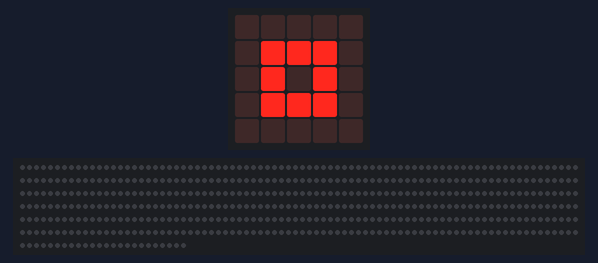
Simulated run of this program. Board: BBC micro:bit (MakeCode). Shown: the board's 5×5 LED display, 504 RGB LEDs in strip order, left to right, continuing on the next row. Dim RGB values are drawn brighter than linear; random numbers come from a fixed seed.

Above: at 0.1 s.
At 3.15 s:
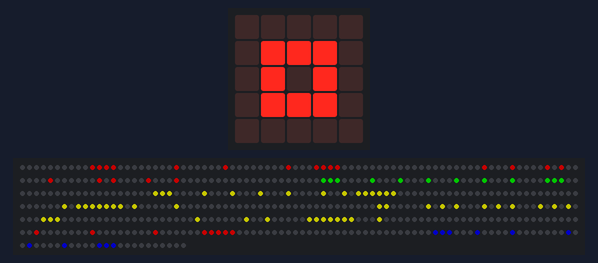
At 5.72 s:
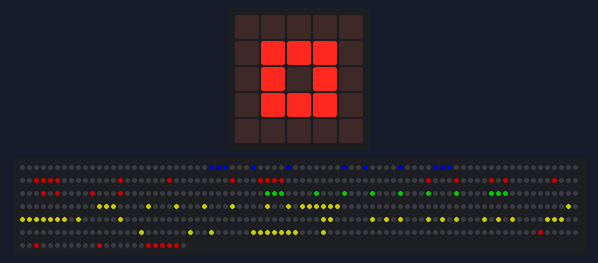
At 11.14 s:
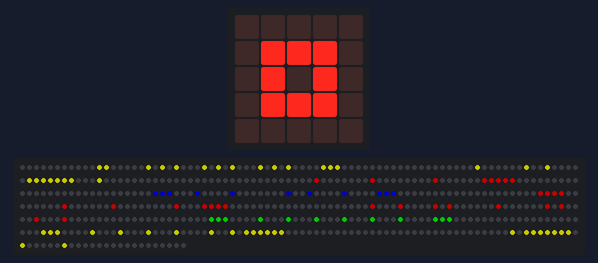
At 16.56 s:
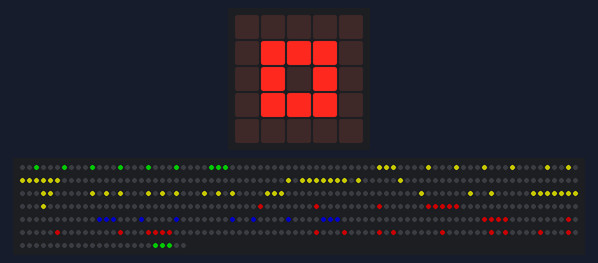
At 21.98 s:
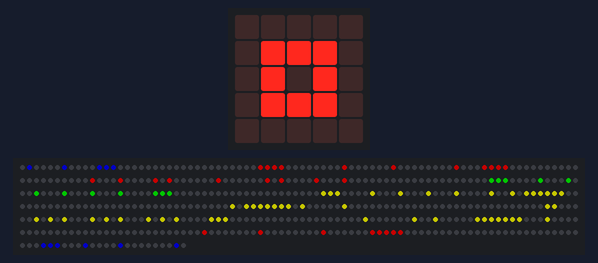

The program:

main.ts
```typescript
function neop_schreibe_zch(zch_str: string = "A", color: number) {
    let zeichen_matrix2: Array<number> = []

    let mx2 = arr_tech_matrix[0];
    let my2 = zch_str.length;
    // arr_tech_matrix[1] = my2 * 7;

    // strip.showRainbow(1, 360)

    let myColor: number = color;
    let is_type2 = 0; //buchstabe

    let zch_len2 = zch_str.length
    if (zch_len2 > 1) {
        is_type2 = 1; // wort
        let arr_split2 = zch_str.split(",")
        if (arr_split2.length > 2) {
            is_type2 = 2; //array
            zeichen_matrix2 = arr_split2.map(wert => parseInt(wert));
            zch_len2 = 1;
        }
    }

    strip.clear()
    strip.show()
    let mycolor = randColor();

    for (let o = 0; o < zch_len2; o++) {
        myColor = randColor();
        let zch2: string;
        if (is_type2 < 2) { //no array
            zch2 = zch_str[o]
            if (zch2 == " ") {
                myColor = randColor();
            }
            let found2 = bst_reihe.indexOf(zch2);
            if (found2 == -1) {
                found2 = 0;
            }
            zeichen_matrix2 = arr_zeichen[found2];
        }
        // strip.clear()
        // strip.show()


        // basic.showString(zch2)
        zeichen_matrix2.forEach(function (zahl, zeile) {
            for (let bit2 = 0; bit2 < mx2; bit2++) {
                // let z = zeile, c = bit2 //7- minus
                let c = zeile, z = bit2 //7- minus 2024
                //b=z, z=bit
                //b=z, z=mx-1-bit
                if (zahl & Math.pow(2, (bit2 + shift + mx2) % mx2)) {
                    // let px2 = z * mx2 + ((z % 2) ? (mx2 - 1 - c) : c)
                    // let px2 = z * mx2 + ((z % 2) == 0 ? (mx2 - 1 - c) : c)
                    let px2 = z * mx2 +c

                    strip.setPixelColor(px2, myColor);
                    // strip.showRainbow(1, 360)
                    //    basic.showNumber(c)
                }
            }
        })
        // strip.show()
        // arr_neop_strips[sss].show();

        strip.show();

        if (is_type2 == 1) {
            pause(strip_pause)
            // basic.showString(zch2)
        }
        strip.rotate(8 * 7);
        // strip.rotate(0);
        // strip.show();
    }
    automat = true;

}

function randColor() {
    return [NeoPixelColors.Red, NeoPixelColors.Green, NeoPixelColors.Blue, NeoPixelColors.Yellow][Math.randomRange(0, 3)]
}


function init_alphabet() {
    bst_reihe = " ABCDEFGHIJKLMNOPQRSTUVWXYZÄÖÜäöü0123456789!?.,*+-=≠:%abcdefghijklmnopqrstuvwxyz()<>";
    arr_zeichen = [
        [0, 0, 0, 0, 0, 0, 0, 0],
        [14, 17, 17, 31, 17, 17, 17, 0], //A
        [30, 17, 17, 30, 17, 17, 30, 0],
        [14, 17, 16, 16, 16, 17, 14, 0],
        [30, 17, 17, 17, 17, 17, 30, 0],//D
        [31, 16, 16, 30, 16, 16, 31, 0],
        [31, 16, 16, 30, 16, 16, 16, 0],
        [14, 17, 16, 23, 17, 17, 14, 0],
        [17, 17, 17, 31, 17, 17, 17, 0],
        [14, 4, 4, 4, 4, 4, 14, 0],
        [31, 1, 1, 1, 1, 17, 14, 0], //J
        [17, 18, 20, 24, 20, 18, 17, 0], //K
        [16, 16, 16, 16, 16, 16, 31, 0],
        [17, 27, 21, 21, 17, 17, 17, 0],
        [17, 17, 25, 21, 19, 17, 17, 0],
        [14, 17, 17, 17, 17, 17, 14, 0],
        [30, 17, 17, 30, 16, 16, 16, 0],
        [14, 17, 17, 17, 21, 18, 13, 0],
        [30, 17, 17, 30, 20, 18, 17, 0],
        [14, 17, 16, 14, 1, 17, 14, 0],
        [31, 4, 4, 4, 4, 4, 4, 0],       //T
        [17, 17, 17, 17, 17, 17, 14, 0],
        [17, 17, 17, 17, 17, 10, 4, 0],
        [17, 17, 17, 21, 21, 27, 17, 0],
        [17, 17, 10, 4, 10, 17, 17, 0],
        [17, 17, 10, 4, 4, 4, 4, 0],
        [31, 1, 2, 4, 8, 16, 31, 0], //Z
        [10, 0, 14, 17, 31, 17, 17, 0], //Ä
        [10, 0, 14, 17, 17, 17, 14, 0], //Ö
        [10, 0, 17, 17, 17, 17, 14, 0], //Ü
        [10, 0, 14, 1, 15, 17, 15, 0], //ä
        [0, 10, 0, 14, 17, 17, 14, 0], //ö
        [0, 10, 0, 17, 17, 17, 14, 0], //ü

        [14, 17, 19, 21, 25, 17, 14, 0], //0
        [4, 12, 4, 4, 4, 4, 14, 0],
        [14, 17, 1, 2, 4, 8, 31, 0],
        [31, 2, 4, 2, 1, 17, 14, 0],
        [2, 6, 10, 18, 31, 2, 2, 0],
        [31, 16, 30, 1, 1, 17, 14, 0],
        [6, 8, 16, 30, 17, 17, 14, 0],
        [31, 1, 2, 4, 4, 4, 4, 0],
        [14, 17, 17, 14, 17, 17, 14, 0],
        [14, 17, 17, 15, 1, 2, 12, 0],//9

        [4, 4, 4, 4, 4, 0, 4, 0], //!
        [14, 17, 1, 2, 4, 0, 4, 0], //?
        [0, 0, 0, 0, 0, 12, 12, 0], //.
        [0, 0, 0, 0, 0, 12, 12, 4], //,
        [0, 0, 4, 21, 14, 21, 4, 0], //*
        [0, 0, 4, 4, 31, 4, 4, 0], //+
        [0, 0, 0, 0, 31, 0, 0, 0], //-
        [0, 0, 0, 31, 0, 31, 0, 0], //=
        [1, 2, 31, 4, 31, 8, 16, 0], //
        [0, 0, 12, 12, 0, 12, 12, 0], //:
        [24, 25, 2, 4, 8, 19, 3, 0], //%

        [0, 0, 14, 1, 15, 17, 31, 0],//a
        [16, 16, 22, 25, 17, 17, 14, 0], //b
        [0, 0, 15, 16, 16, 16, 15, 0], //c
        [1, 1, 13, 19, 17, 17, 15, 0], //d
        [0, 0, 14, 17, 31, 16, 14, 0], //e
        [2, 5, 4, 14, 4, 4, 4, 4], //f
        [0, 0, 15, 17, 17, 15, 1, 14], //g
        [16, 16, 22, 25, 17, 17, 17, 0], //h
        [4, 0, 12, 4, 4, 4, 14, 0], //i
        [2, 0, 2, 2, 2, 2, 10, 4], //j
        [8, 8, 9, 10, 12, 10, 9, 0], //k
        [12, 4, 4, 4, 4, 4, 14, 0], //l
        [0, 0, 26, 21, 21, 21, 21, 0],//m
        [0, 0, 22, 25, 17, 17, 17, 0], //n
        [0, 0, 14, 17, 17, 17, 14, 0], //o
        [0, 0, 30, 17, 17, 30, 16, 16], //p
        [0, 0, 15, 17, 17, 15, 1, 1], //q
        [0, 0, 11, 12, 8, 8, 8, 0], //r
        [0, 0, 15, 16, 14, 1, 30, 0], //s
        [4, 14, 4, 4, 4, 5, 2, 0], //t
        [0, 0, 17, 17, 17, 19, 13, 0], //u
        [0, 0, 17, 17, 17, 10, 4, 0], //v
        [0, 0, 17, 17, 17, 21, 10, 0], //w
        [0, 0, 17, 10, 4, 10, 17, 0], //x
        [0, 0, 17, 9, 6, 4, 8, 16], //y
        [0, 0, 31, 2, 4, 8, 31, 0], //z


        [4, 8, 16, 16, 16, 8, 4, 0], //()
        [4, 2, 1, 1, 1, 2, 4, 0], //)

        [2, 4, 8, 16, 8, 4, 2, 0], //<
        [8, 4, 2, 1, 2, 4, 8, 0], //>
        [6, 9, 28, 8, 28, 9, 6, 0]
    ]
}

function set_helligkeit (helligkeit: number) {
    strip_helligkeit = helligkeit
    // console.log("helligkeit"+strip_helligkeit)
    strip.setBrightness(strip_helligkeit)
}
function loesche_matrix () {
    strip.clear()
    strip.show()
}
// strip.show()
function init_strip () {
    pixelAnzahl = arr_tech_matrix[0] * arr_tech_matrix[1]
    strip = neopixel.create(0, pixelAnzahl, NeoPixelMode.RGB)
    strip.setBrightness(strip_helligkeit)
    strip.clear()
}
let pixelAnzahl = 0
let strip_helligkeit = 0
let arr_tech_matrix: number[] = []
let strip: neopixel.Strip = null
// #########################################
let myText:string = "würfelbox";
strip = neopixel.create(DigitalPin.P0,  56 * myText.length, NeoPixelMode.RGB)
// #########################################
// auch  scrollspeed
let automat = false
automat=true;

let shift: number = 0

basic.showIcon(IconNames.SmallSquare)
arr_tech_matrix = [8, 8]
strip_helligkeit = 100
let strip_pause = 250
// strip.showColor(neopixel.colors(NeoPixelColors.Green))
// strip.show()
// strip.rotate(8)
// strip.show()
let bst_reihe: string = "";
let arr_zeichen: number[][];
strip.setBrightness(strip_helligkeit);
init_alphabet();

strip.setPixelColor(0, neopixel.colors(NeoPixelColors.Red))
strip.setPixelColor(1, neopixel.colors(NeoPixelColors.Red))
strip.setPixelColor(8, neopixel.colors(NeoPixelColors.Red))
strip.setPixelColor(9, neopixel.colors(NeoPixelColors.Red))

strip.setPixelColor(16, neopixel.colors(NeoPixelColors.Red))
strip.setPixelColor(17, neopixel.colors(NeoPixelColors.Red))


neop_schreibe_zch(myText, NeoPixelColors.Red)


// strip.showRainbow(1, 360)

basic.forever(() => {
    if (automat) {
        strip.rotate(8);
        strip.show();

        // arr_neop_strips[1].rotate(16 * 1);
        // arr_neop_strips[1].show();


        basic.pause(strip_pause)
        // arr_neop_strips[0].showRainbow(1, 360)

        // if (runden == max_runden) {
        //     arr_neop_strips[0].clear();
        //     basic.showString(" ");
        //     // power.lowPowerRequest()
        // }
    }
})
```

test.ts
```typescript
// Hier kann man Tests durchführen; diese Datei wird nicht kompiliert, wenn dieses Paket als Erweiterung verwendet wird.
```

Measured:
- by itself, everything shown: repeats every 18.0 s, in 63 steps
